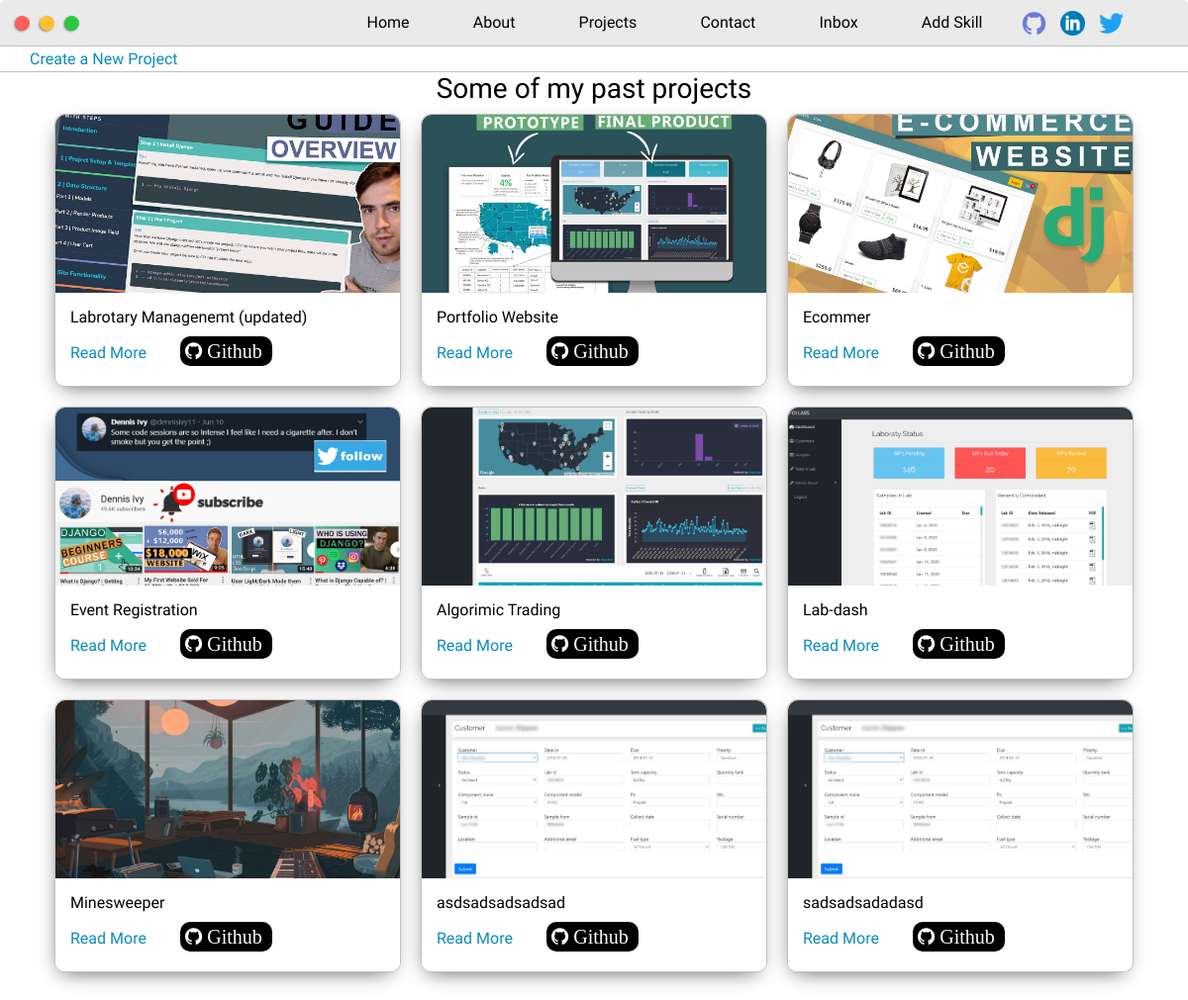
/projects/, run on the app's committed database.
### my_website/models.py (models this page shows, shortened)
class Projects(models.Model):
    title = models.CharField(max_length=200)
    thumbnail = models.ImageField(null=True,blank=True)
    body = RichTextField(null=True)
    slug = models.SlugField(null=True)
    created = models.DateTimeField(auto_now_add=True)
    github_link = models.URLField(null=True,blank=True)
    def imageURL(self):
        try:
            url = self.thumbnail.url
        except:
            url = ""
        return url

### my_website/views.py (the view)
# urls.py: path('projects/', views.projects, name="projects"),
def projects(request):
    projects = Projects.objects.all()
    context = {"projects": projects}
    return render(request, "projects.html", context)

### templates/projects.html (shortened to what this page needs)
{% extends "main.html" %}
{% load static %}
{% block content %}
	<section class="s1">
		<div class="main-container">
			<a href="{% url "create-project" %}" style="text-align: center;">Create a New Project</a>
		</div>
	</section>
	<section class="s1">
		<div class="main-container">
			<h3 style="text-align: center;">Some of my past projects</h3>
			<div class="post-wrapper">
				{% for project in projects %}
					<div>
						<div class="post">
							<img class="thumbnail" src="{{ project.imageURL }}">
							<div class="post-preview">
								<h6 class="post-title">{{ project.title }}</h6>
								<a href="{% url "project-page" project.id %}">Read More</a>
								<a><i class="fa fa-github" style="font-size:20px"> Github</i></a>
							</div>
						</div>
					</div>
				{% endfor %}
			</div>
		</div>
	</section>
{% endblock %}

### static/styles/default.css (style rules this page uses)
:root { --mainColor: #eaeaea; --secondaryColor: #fff; --borderColor: #c1c1c1; --mainText: black; --secondaryText: #4b5156; --themeDotBorder: #24292e; --previewBg: rgb(251, 249, 243, 0.8); --previewShadow: #f0ead6; --buttonColor: black; }
html, body { padding: 0; margin: 0; scroll-behavior: smooth; }
body * { transition: 0.3s; }
h1, h2, h3, h4, h5, h6, strong { color: var(--mainText); font-family: 'Russo One', sans-serif; font-weight: 500; }
a { text-decoration: none; font-family: 'Russo One', sans-serif; color: #0a8cbb; }
h3 { font-size: 28px; }
h6 { font-size: 16px; }
.s1 { background-color: var(--secondaryColor); border-bottom: 1px solid var(--borderColor); overflow: auto; }
.main-container { width: 1200px; margin: 0 auto; }
.post-wrapper { display: grid; grid-template-columns: repeat(auto-fit, 350px); gap: 20px; justify-content: center; padding-bottom: 50px; }
.post { border: 1px solid var(--borderColor); -webkit-box-shadow: -2px 7px 21px -9px rgba(0, 0, 0, 0.75); -moz-box-shadow: -2px 7px 21px -9px rgba(0, 0, 0, 0.75); box-shadow: -2px 7px 21px -9px rgba(0, 0, 0, 0.75); border-radius: 10px; }
.thumbnail { display: block; width: 100%; height: 180px; object-fit: cover; border-radius: 10px 10px 0 0; }
.post-preview { background-color: #fff; padding: 15px; border-radius: 10px; }
.post-title { color: black; margin: 0; padding-bottom: 5px; }
@media screen and (max-width: 1200px) { .main-container { width: 95%; } }
.fa { justify-content: end; padding: 5px 5px 5px 5px; font-size: 30px; width: fit-content; text-align: center; text-decoration: none; margin: 5px 2px; border-radius: 10px; }
.fa-github { background: #000000; color: white; padding-right: 10px; font-size: 45px; margin-left: 30px; justify-content: end; }

### data on the page
Projects: imageURL (picture), title "Labrotary Managenemt (updated)"
Projects: imageURL (picture), title "Portfolio Website"
Projects: imageURL (picture), title "Ecommer"
Projects: imageURL (picture), title "Event Registration"
Projects: imageURL (picture), title "Algorimic Trading"
Projects: imageURL (picture), title "Lab-dash"
Projects: imageURL (picture), title "Minesweeper"
Projects: imageURL (picture), title "asdsadsadsadsad"
Projects: imageURL (picture), title "sadsadsadadasd"
